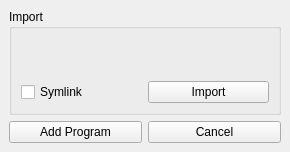
<ui version="4.0" >
 <class>AddDialog</class>
 <widget class="QWidget" name="AddDialog" >
  <property name="geometry" >
   <rect>
    <x>0</x>
    <y>0</y>
    <width>290</width>
    <height>152</height>
   </rect>
  </property>
  <property name="windowTitle" >
   <string>Add/Import</string>
  </property>
  <layout class="QGridLayout" >
   <property name="margin" >
    <number>9</number>
   </property>
   <property name="spacing" >
    <number>6</number>
   </property>
   <item row="1" column="1" >
    <widget class="QPushButton" name="btnCancel" >
     <property name="text" >
      <string>Cancel</string>
     </property>
    </widget>
   </item>
   <item row="1" column="0" >
    <widget class="QPushButton" name="btnAdd" >
     <property name="text" >
      <string>Add Program</string>
     </property>
    </widget>
   </item>
   <item row="0" column="0" colspan="2" >
    <widget class="QGroupBox" name="groupBox" >
     <property name="title" >
      <string>Import</string>
     </property>
     <layout class="QGridLayout" >
      <property name="margin" >
       <number>9</number>
      </property>
      <property name="spacing" >
       <number>6</number>
      </property>
      <item row="0" column="0" colspan="2" >
       <widget class="KUrlRequester" name="kurlfrScript" />
      </item>
      <item row="1" column="1" >
       <widget class="QPushButton" name="btnImport" >
        <property name="text" >
         <string>Import</string>
        </property>
       </widget>
      </item>
      <item row="1" column="0" >
       <widget class="QCheckBox" name="chkSymlink" >
        <property name="toolTip" >
         <string>&lt;html>&lt;head>&lt;meta name="qrichtext" content="1" />&lt;style type="text/css">
p, li { white-space: pre-wrap; }
&lt;/style>&lt;/head>&lt;body style=" font-family:'Sans Serif'; font-size:9pt; font-weight:400; font-style:normal; text-decoration:none;">
&lt;p style=" margin-top:0px; margin-bottom:0px; margin-left:0px; margin-right:0px; -qt-block-indent:0; text-indent:0px;">Instead of copying a link will be made to the script or program, this is useful for keeping a copy easily accessable in your home directory instead of having to go into your ~/.kde/shutdown to make modifications.&lt;/p>&lt;/body>&lt;/html></string>
        </property>
        <property name="whatsThis" >
         <string>&lt;html>&lt;head>&lt;meta name="qrichtext" content="1" />&lt;style type="text/css">
p, li { white-space: pre-wrap; }
&lt;/style>&lt;/head>&lt;body style=" font-family:'Sans Serif'; font-size:9pt; font-weight:400; font-style:normal; text-decoration:none;">
&lt;p style=" margin-top:0px; margin-bottom:0px; margin-left:0px; margin-right:0px; -qt-block-indent:0; text-indent:0px;">Instead of copying a link will be made to the script or program, this is useful for keeping a copy easily accessable in your home directory instead of having to go into your ~/.kde/shutdown to make modifications.&lt;/p>&lt;/body>&lt;/html></string>
        </property>
        <property name="text" >
         <string>Symlink</string>
        </property>
       </widget>
      </item>
     </layout>
    </widget>
   </item>
  </layout>
 </widget>
 <customwidgets>
  <customwidget>
   <class>KUrlRequester</class>
   <extends>QFrame</extends>
   <header>kurlrequester.h</header>
  </customwidget>
 </customwidgets>
 <tabstops>
  <tabstop>kurlfrScript</tabstop>
  <tabstop>chkSymlink</tabstop>
  <tabstop>btnImport</tabstop>
  <tabstop>btnAdd</tabstop>
  <tabstop>btnCancel</tabstop>
 </tabstops>
 <resources/>
 <connections/>
</ui>
